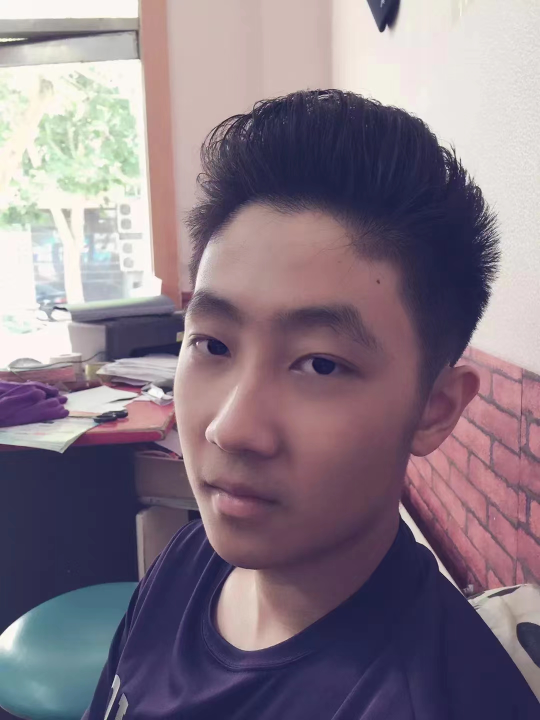
#> input picture TEST/test_img.jpg, 1080 x 1440 px (shown at 1/2 size)
$ python -i Style_Change.py   (imports and definitions only)   (older library calls are emulated)
#> lines starting #> are read from the running program, lines starting #| are printed output that depends on the picture
#> further down, picture is the input picture: shape (1440, 1080, 3); mean B, G, R 132.8, 120.6, 134.3
"""
    Image style change
        1.Nostalgic style
        2.Black and white outline
        3.Sketch style
"""
import cv2
import numpy as np
import random
from PIL import Image
from PIL import ImageEnhance


# [34 lines left out: functions retro_style, resize_image, retro_style_main, not called in this run]


# 缩放函数
def resize_with_aspect_ratio(image, max_size):
    h, w = image.shape[:2]
    if h > w:
        new_h = max_size
        new_w = int(w * (max_size / h))
    else:
        new_w = max_size
        new_h = int(h * (max_size / w))
    return cv2.resize(image, (new_w, new_h))


# [31 lines left out: functions edge_filter, edge_filter_main, not called in this run]


def sketch_style(img, maxsize=800):
#> called with maxsize = 800
    height, width, _ = img.shape  # 获取图像的高度和宽度
#> height = 1440; width = 1080
    gray0 = cv2.cvtColor(img, cv2.COLOR_BGR2GRAY)  # 将图像转换为灰度图
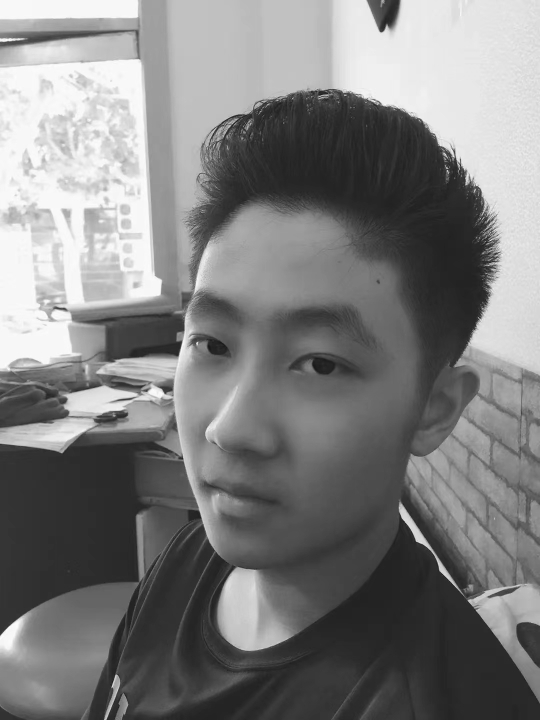
#> gray0: shape (1440, 1080) (shown at 1/2 size); min 10, max 255, mean 126.1

    # 创建一个与原图像大小相同的黑色图像
    img2 = np.zeros((height, width), dtype='uint8')

    # 使用加权和的方法进行图像反转，创建类似负片效果的图像
    gray1 = cv2.addWeighted(gray0, -1, img2, 0, 255, 0)
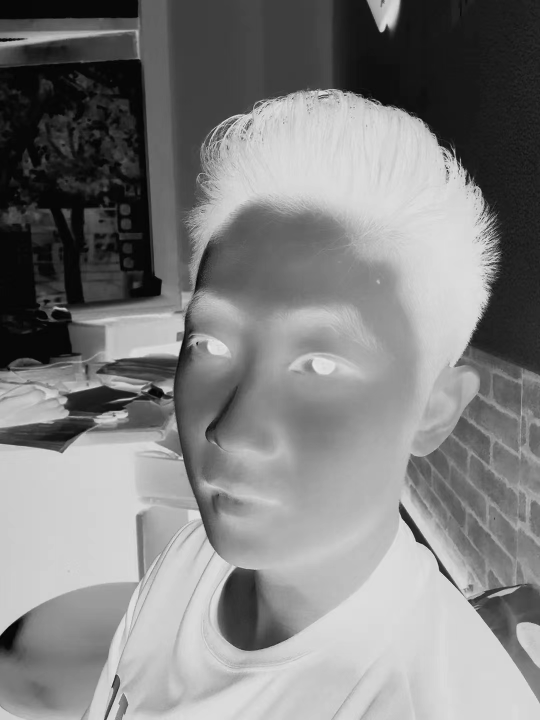
#> gray1: shape (1440, 1080) (shown at 1/2 size); min 0, max 245, mean 128.9

    # 使用高斯模糊平滑图像，调整模糊内核大小和标准差
    gray1 = cv2.GaussianBlur(gray1, (15, 15), 0)

    # 增加对比度
    gray1 = cv2.convertScaleAbs(gray1, alpha=1.5, beta=0)
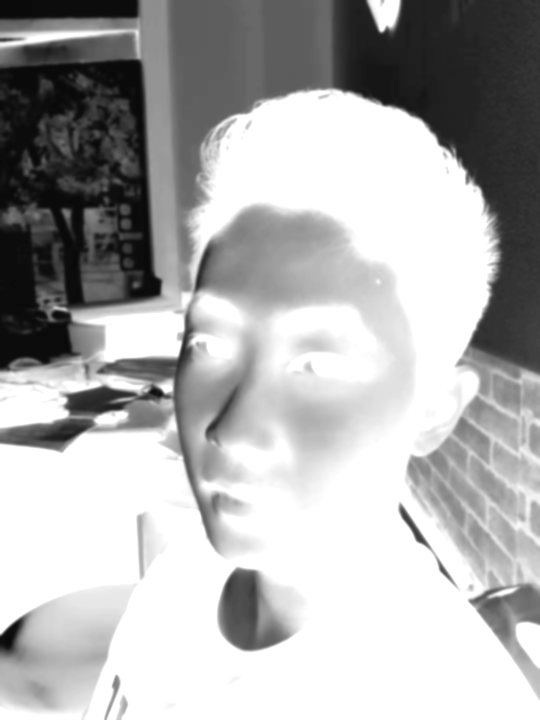
#> gray1: shape (1440, 1080) (shown at 1/2 size); min 8, max 255, mean 175.2

    # 将原始灰度图和模糊后的负片图像混合，调整混合权重
    dst = cv2.addWeighted(gray0, 0.7, gray1, 0.3, 0)
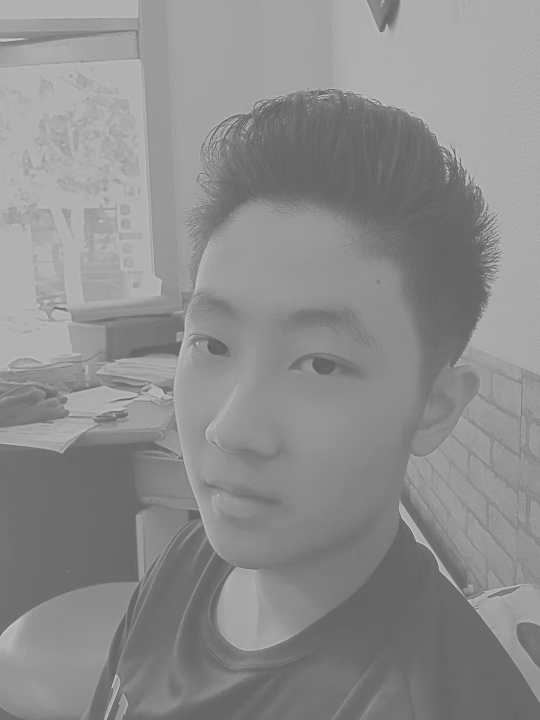
#> dst: shape (1440, 1080) (shown at 1/2 size); min 72, max 236, mean 140.8

    # 反转颜色，使之变为白底黑画
    dst = cv2.bitwise_not(dst)
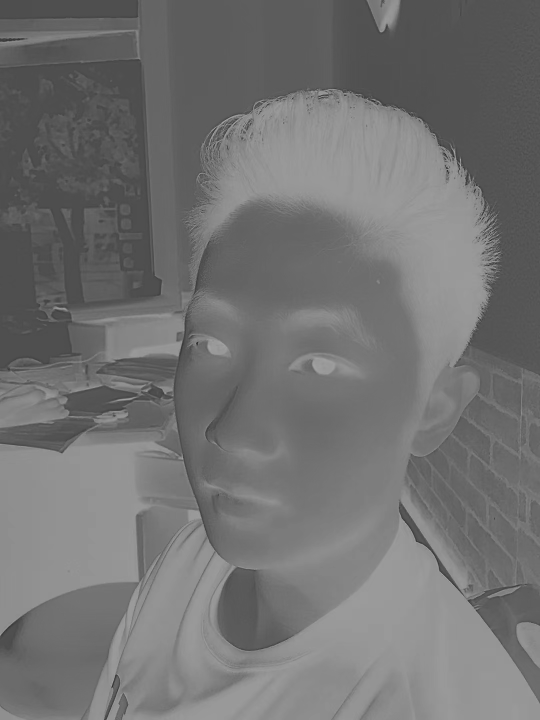
#> dst: shape (1440, 1080) (shown at 1/2 size); min 19, max 183, mean 114.2

    # 调整输出图像大小并保持长宽比
    dst = resize_with_aspect_ratio(dst, maxsize)
#> in resize_with_aspect_ratio, `return cv2.resize(image, (new_w, new_h))`:
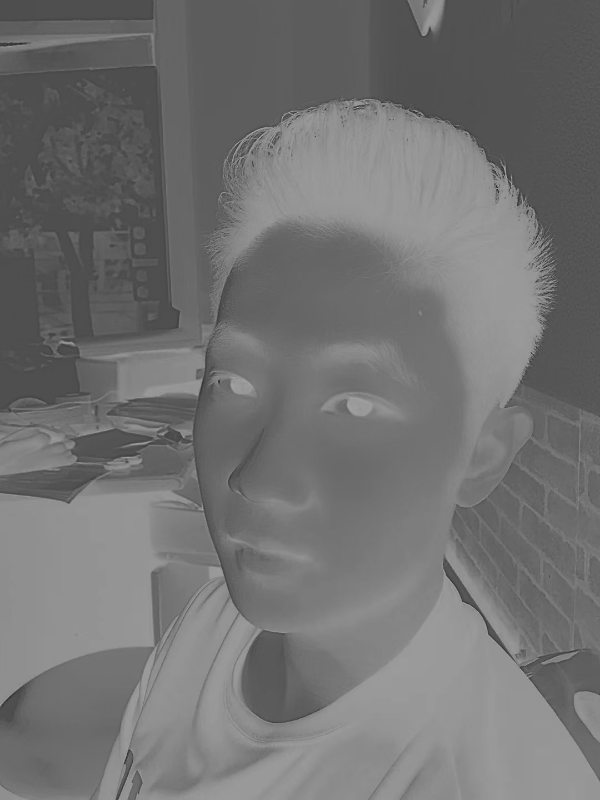
#> returned value: shape (800, 600); min 35, max 183, mean 114.1

    # 显示素描效果图像
    cv2.imshow('sketch_img', dst)


# [64 lines left out: functions sketch_style_main, oil_style, color_add, oil_style_main, choose_style, not called in this run]

>>> import cv2
>>> picture = cv2.imread('../TEST/test_img.jpg')
>>> result = sketch_style(picture)
